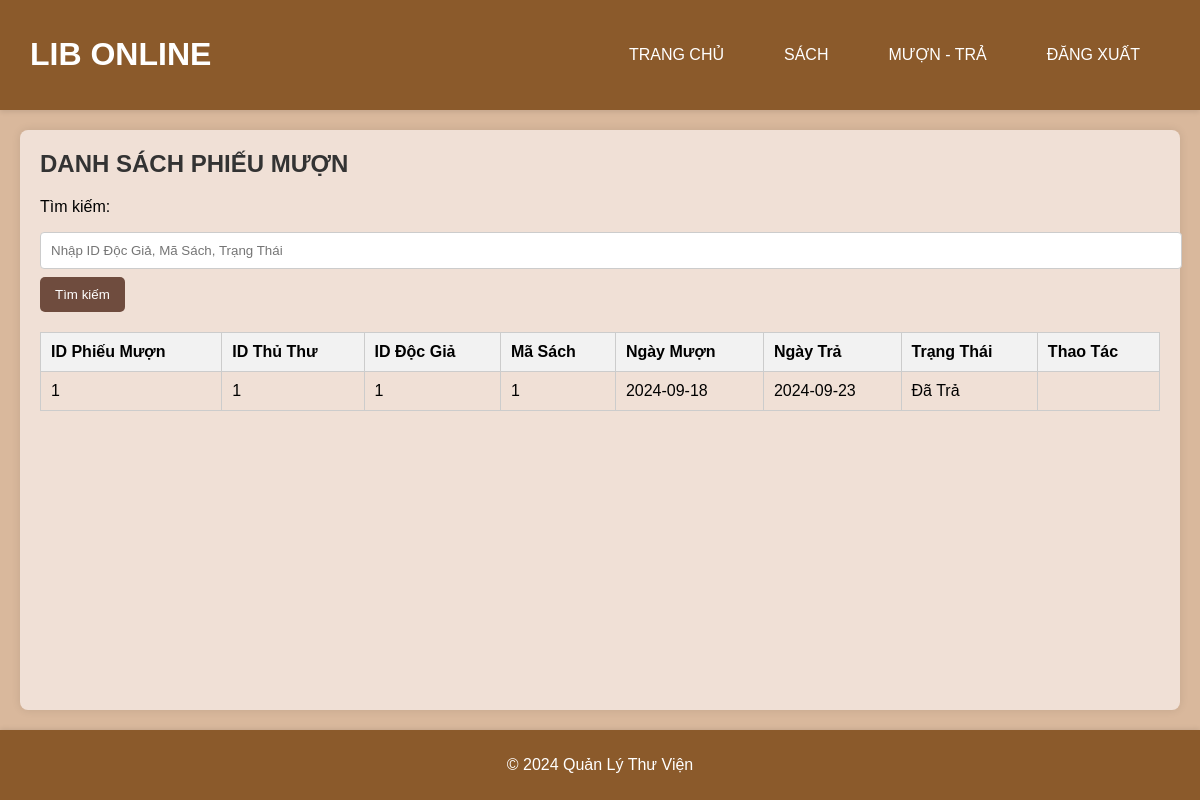
/list_borrows, run on the app's committed database.
### tables this page shows
CREATE TABLE muon_sach (
    id_muon INTEGER PRIMARY KEY AUTOINCREMENT,
    id_thu_thu INTEGER,
    id_docgia INTEGER,
    ma_sach INTEGER,
    ngay_muon DATE,
    ngay_tra DATE,
    trang_thai TEXT CHECK(trang_thai IN ('Đang Mượn', 'Đã Trả', 'Quá Hạn')),
    FOREIGN KEY (id_docgia) REFERENCES doc_Gia (id_docgia),
    FOREIGN KEY (ma_sach) REFERENCES sach (ma_sach),
    FOREIGN KEY (id_thu_thu) REFERENCES thu_thu (id_thu_thu)
);

### app.py (the view)
@app.route('/list_borrows', methods=['GET'])
def list_borrows():
    query = request.args.get('query', '').lower()  # Chuyển query về chữ thường
    message = request.args.get('message', '')  # Khởi tạo biến message từ query parameters
    conn = sqlite3.connect('thuvien.db')
    cur = conn.cursor()
    if query:
        cur.execute('''
            SELECT * FROM muon_sach
            WHERE LOWER(id_docgia) LIKE ? OR LOWER(ma_sach) LIKE ? OR LOWER(trang_thai) LIKE ?
        ''', (f'%{query}%', f'%{query}%', f'%{query}%'))
    else:
        cur.execute('SELECT * FROM muon_sach')
    borrows = cur.fetchall()
    conn.close()
    updated_borrows = []
    for borrow in borrows:
        id_muon = borrow[0]
        status = check_borrow_status(id_muon)
        updated_borrows.append(borrow + (status,))
    return render_template('list_borrows.html', borrows=updated_borrows, query=query, message=message)

### app.py (called while the page is built)
def check_borrow_status(id_muon):
    conn = sqlite3.connect('thuvien.db')
    cur = conn.cursor()
    cur.execute('SELECT ngay_muon, ngay_tra, ngay_tra FROM muon_sach WHERE id_muon = ?', (id_muon,))
    record = cur.fetchone()
    if record:
        ngay_muon, ngay_tra, ngay_tra = record
        ngay_hien_tai = datetime.now().date()
        if ngay_tra:
            return "Đã trả"
        if ngay_hien_tai <= datetime.strptime(ngay_tra, '%Y-%m-%d').date():
            return "Đang mượn"
        else:
            return "Quá hạn"
    conn.close()
    return "Không tìm thấy dữ liệu"

### templates/list_borrows.html (shortened to what this page needs)
<!DOCTYPE html>
<html lang="vi">
<head>
    <link rel="stylesheet" href="{{ url_for('static', filename='styles.css') }}">
</head>
<body>
    <header>
        <h1>LIB ONLINE</h1>
        <nav>
            <ul>
                <li><a href="/">TRANG CHỦ</a></li>
                <li><a href="/books">SÁCH</a></li>
                <li><a href="/list_borrows">MƯỢN - TRẢ</a></li>
                <li><a href="/logout">ĐĂNG XUẤT</a></li>
            </ul>
        </nav>
    </header>
    <main>
        <h2>DANH SÁCH PHIẾU MƯỢN</h2>
        <form action="{{ url_for('list_borrows') }}" method="GET">
            <label for="search">Tìm kiếm:</label>
            <input type="text" id="search" name="query" placeholder="Nhập ID Độc Giả, Mã Sách, Trạng Thái" value="{{ query }}">
            <input type="submit" value="Tìm kiếm">
        </form>
        <table>
            <thead>
                <tr>
                    <th>ID Phiếu Mượn</th>
                    <th>ID Thủ Thư</th>
                    <th>ID Độc Giả</th>
                    <th>Mã Sách</th>
                    <th>Ngày Mượn</th>
                    <th>Ngày Trả</th>
                    <th>Trạng Thái</th>
                    <th>Thao Tác</th>
                </tr>
            </thead>
            <tbody>
                {% for borrow in borrows %}
                <tr>
                    <td>{{ borrow[0] }}</td>
                    <td>{{ borrow[1] }}</td>
                    <td>{{ borrow[2] }}</td>
                    <td>{{ borrow[3] }}</td>
                    <td>{{ borrow[4] }}</td>
                    <td>{{ borrow[5] }}</td>
                    <td>{{ borrow[6] }}</td>
                    <td>
                    </td>
                </tr>
                {% endfor %}
            </tbody>
        </table>
    </main>
    <footer>
        <p>&copy; 2024 Quản Lý Thư Viện</p>
    </footer>
</body>
</html>

### static/styles.css (style rules this page uses)
body { font-family: Arial, sans-serif; margin: 0; padding: 0; background-color: #d9b89c; display: flex; flex-direction: column; min-height: 100vh; }
header { display: flex; justify-content: space-between; align-items: center; background: #8b5a2b; color: white; padding: 15px 30px; box-shadow: 0 2px 5px rgba(0, 0, 0, 0.1); }
nav ul { list-style-type: none; padding: 0; display: flex; }
nav ul li { margin: 0 15px; }
nav ul li a { color: white; text-decoration: none; padding: 10px 15px; border-radius: 5px; transition: background 0.3s, color 0.3s; }
main { margin: 20px; background: #f0e0d6; padding: 20px; border-radius: 8px; box-shadow: 0 0 10px rgba(0, 0, 0, 0.1); flex: 1; }
h2 { margin-top: 0; color: #333; }
form { margin-bottom: 20px; }
form label { display: block; margin-bottom: 8px; }
input[type="text"], input[type="email"], input[type="password"], input[type="number"] { width: 100%; padding: 10px; margin: 8px 0; border: 1px solid #ccc; border-radius: 4px; }
input[type="submit"], .btn { background-color: #6f4c3e; color: white; border: none; padding: 10px 15px; border-radius: 5px; cursor: pointer; text-decoration: none; transition: background-color 0.3s; }
table { width: 100%; border-collapse: collapse; margin-top: 20px; }
table, th, td { border: 1px solid #ccc; }
th, td { padding: 10px; text-align: left; }
th { background-color: #f2f2f2; font-weight: bold; }
footer { text-align: center; padding: 10px 0; background: #8b5a2b; color: white; position: relative; bottom: 0; width: 100%; box-shadow: 0 -1px 5px rgba(0, 0, 0, 0.1); }

### data on the page
muon_sach: id_muon "1", id_thu_thu "1", id_docgia "1", ma_sach "1", ngay_muon "2024-09-18", ngay_tra "2024-09-23", trang_thai "Đã Trả"
